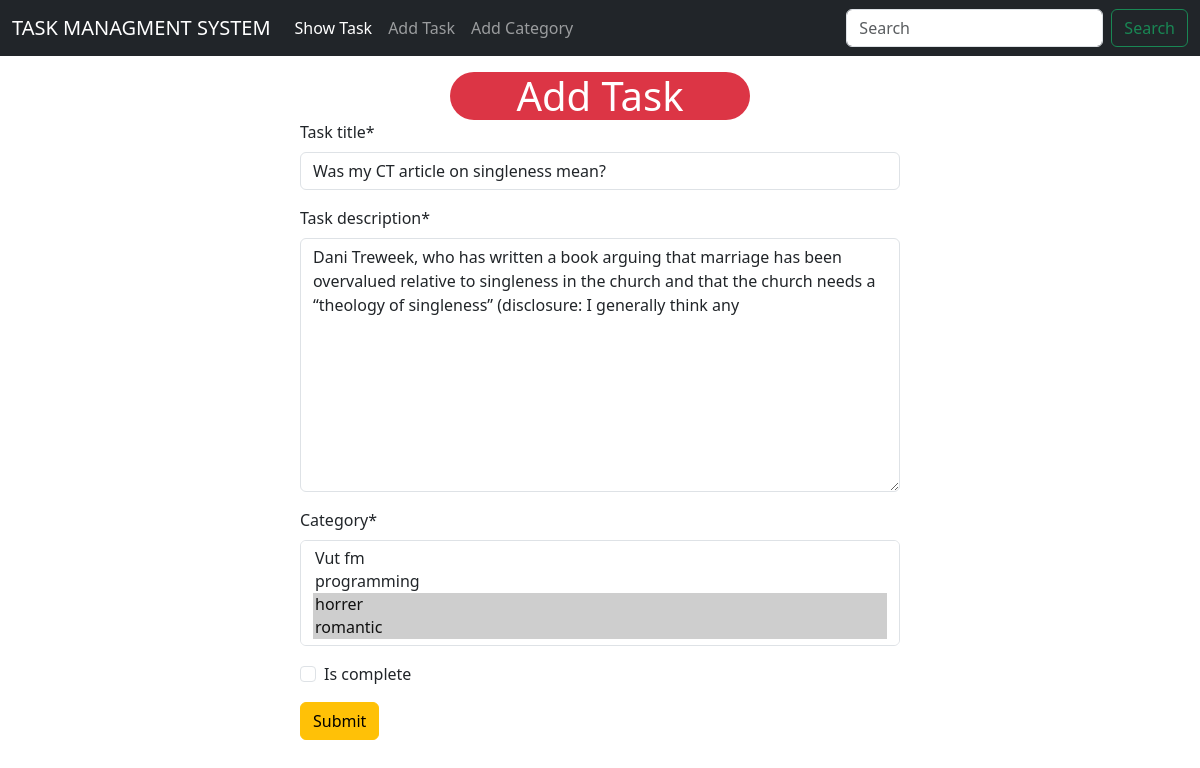
Screenshot of /model/edit_task/17 with the database file from the repository.
### task_model/models.py (models this page shows, shortened)
class TaskModel(models.Model):
    task_title = models.CharField(max_length=100)
    task_description = models.TextField()
    category = models.ManyToManyField(TaskCategory, related_name='categories')
    is_complete = models.BooleanField(default=False)
    task_assigned_date = models.DateTimeField(auto_now_add=True)

### task_model/views.py (the view)
# urls.py: path('edit_task/<int:id>', views.edit_task, name = 'edit_task'),
def edit_task(request,id):
    edit_tasks = models.TaskModel.objects.get(pk=id)
    task_form = forms.TaskForm(instance=edit_tasks)
    if request.method == 'POST':
        task_form = forms.TaskForm(request.POST, instance=edit_tasks)
        if task_form.is_valid():
            task_form.save()
            return redirect('homepage')
    return render(request, 'task_model/add_task.html', {'form': task_form})

### task_model/forms.py
class TaskForm(forms.ModelForm):
    class Meta:
        model = TaskModel
        fields = '__all__'

### task_category/models.py (called while the page is built)
    def __str__(self):
        return self.category_name

### task_model/templates/task_model/add_task.html (shortened to what this page needs)
{% extends "base.html" %}
{% load crispy_forms_tags %}
{% block content %}
<form style="width: 50%; margin:auto;" method="post">
    <h1 class="mt-3 bg-danger text-white w-50 m-auto text-center rounded-5">Add Task</h1>
    {{form | crispy}}
    <button class="btn btn-warning">Submit</button>
</form>
{% endblock %}

### rows the page displays
TaskModel: task_title "Was my CT article on singleness mean?", task_description "Dani Treweek, who has written a book arguing that marriage has been overvalued relative to singleness in the church and that the church needs a “theology of singleness” (disclosure: I generally think any"
